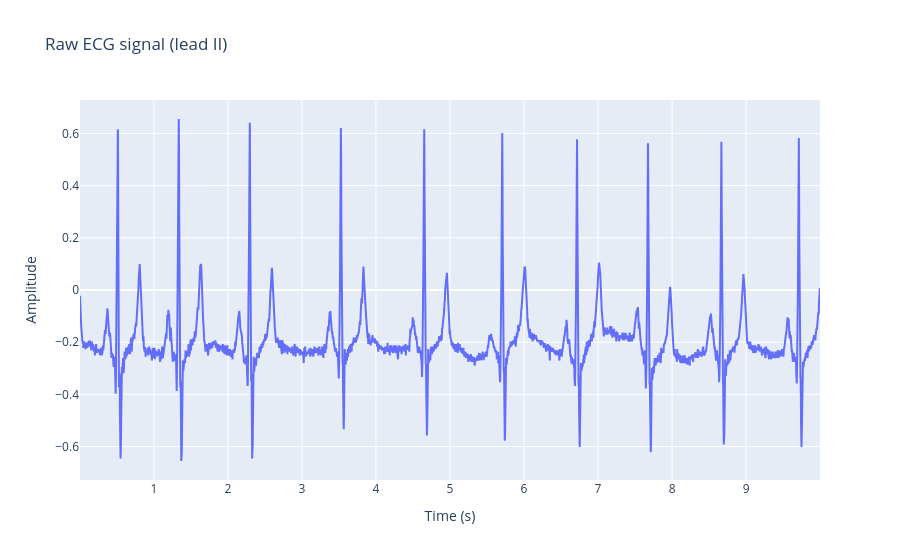

Write notebook code for a chart like this one.
### Code cell
ecg_signal = raw.get_data(picks=['II'])[0]
time = np.arange(1, len(ecg_signal) ) * (1 / sfreq) 
fig_raw = go.Figure()
fig_raw.add_trace(go.Scatter(
    x=time,
    y=ecg_signal,
    mode="lines",
    name=f"ECG {lead_name}"
))
fig_raw.update_layout(
    title=f"Raw ECG signal (lead {lead_name})",
    xaxis_title="Time (s)",
    yaxis_title="Amplitude"
)
fig_raw.show()

### Figure 1 — Plotly figure (JSON) as saved in the notebook; plotly's stock layout.template omitted (floating-point values rounded to 4 significant figures; data arrays with more than 128 entries replaced by an {"elided": "..."} marker saying what was removed)
{"data": [{"mode": "lines", "name": "ECG II", "type": "scatter", "x": {"elided": "4999 float values"}, "y": {"elided": "5000 float values"}}], "layout": {"title": {"text": "Raw ECG signal (lead II)"}, "xaxis": {"title": {"text": "Time (s)"}}, "yaxis": {"title": {"text": "Amplitude"}}}}
